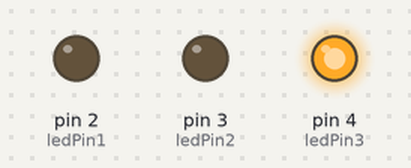
Bench run of a sketch on a simulated Arduino Uno, built with avr-gcc and run on an emulated ATmega328P. On the bench: output pins drawn as LEDs (lit = HIGH).

Above: at 0.15 s.
At 4.65 s:
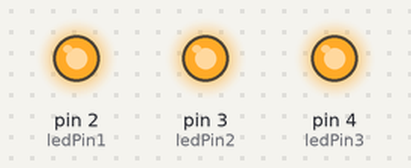
At 9.45 s:
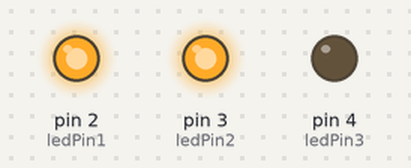
At 14.55 s:
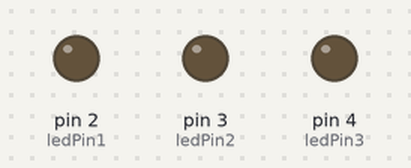
At 19.65 s:
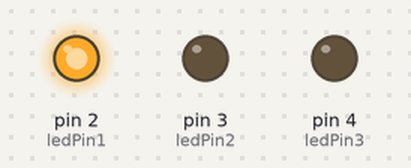
At 39.76 s:
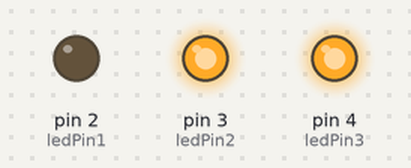
Timing chart, 0 to 40.1 s (numbered marks = the images above):
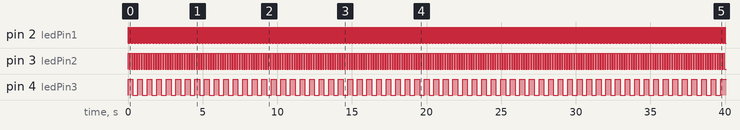

Measured:
- by itself, pin 2 (ledPin1): alternates HIGH for 0.02 s and LOW for 0.02 s
- by itself, pin 3 (ledPin2): alternates HIGH for 0.08 s and LOW for 0.08 s
- by itself, pin 4 (ledPin3): alternates HIGH for 0.32 s and LOW for 0.32 s

The sketch:

engrl_1_1.ino
```cpp
/*
 * File:		activity1.ino
 * Description:	A program that flashes LEDs at different frequencies.
 * Created:		2026-02-11
 * Author:		Sean Cajigal
 */

int ledPin1 = 2;
int ledPin2 = 3;
int ledPin3 = 4;
int leddelay = 20; // global delay

void setup()
{
  // Sets Arduino pins 1 thru 3 to output power.
  pinMode(ledPin1, OUTPUT);
  pinMode(ledPin2, OUTPUT);
  pinMode(ledPin3, OUTPUT);
}

void loop() // LED 3 Loop, for every LED 3 blink, LED 2 blinks twice, and LED 3 blinks four times
{
  digitalWrite(ledPin3, HIGH);
  for (int i = 0; i < 2; i++) { // LED 2 Loop, for every LED 2 blink, LED 1 blinks twice
    digitalWrite(ledPin2, HIGH);
    for (int j = 0; j < 2; j++) { // LED 1 Loop
      digitalWrite(ledPin1, HIGH);
      delay(leddelay);
      digitalWrite(ledPin1, LOW);
      delay(leddelay);
    }
    digitalWrite(ledPin2, LOW);
    for (int j = 0; j < 2; j++) { // LED 1 Loop
      digitalWrite(ledPin1, HIGH);
      delay(leddelay);
      digitalWrite(ledPin1, LOW);
      delay(leddelay);
    }
  }
  digitalWrite(ledPin3, LOW);
  for (int i = 0; i < 2; i++) { // LED 2 Loop, for every LED 2 blink, LED 1 blinks twice
    digitalWrite(ledPin2, HIGH);
    for (int j = 0; j < 2; j++) { // LED 1 Loop
      digitalWrite(ledPin1, HIGH);
      delay(leddelay);
      digitalWrite(ledPin1, LOW);
      delay(leddelay);
    }
    digitalWrite(ledPin2, LOW);
    for (int j = 0; j < 2; j++) { // LED 1 Loop
      digitalWrite(ledPin1, HIGH);
      delay(leddelay);
      digitalWrite(ledPin1, LOW);
      delay(leddelay);
    }
  }
}
```
